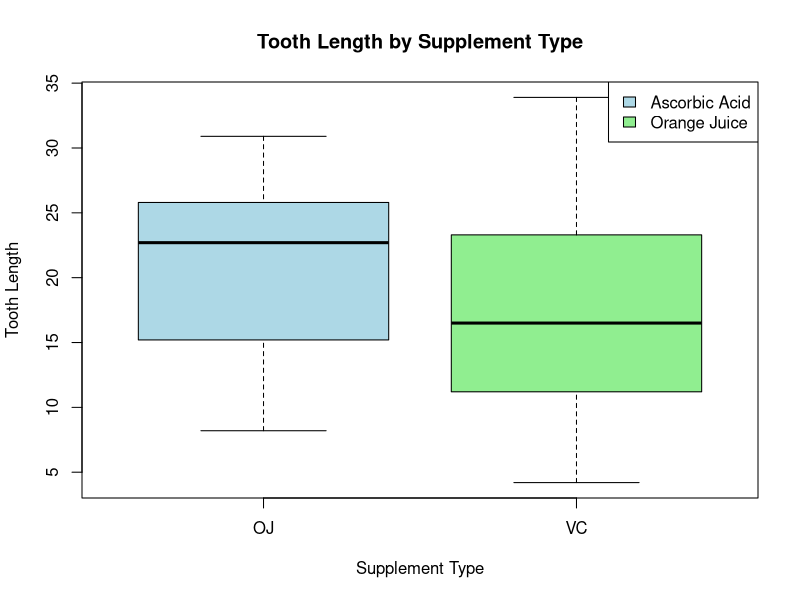

Write the R code that produced this figure.
# clear the console area
cat("\014")
# clear the environment var area
rm(list = ls())
# Load the Tooth Growth data set
data(ToothGrowth)

# Find the modal tooth length
modal_tooth_length1 = as.numeric(names(sort(
  table(ToothGrowth$len), decreasing = TRUE)[1]))


# Calculate the mean tooth length for guinea pigs 
# given vitamins via orange juice
mean_tooth_length_orange = mean(
  ToothGrowth$len[ToothGrowth$supp == "OJ"])
mean_tooth_length_orange

# Create a side-by-side box-and-whisker plot
# for tooth length by supplement type
boxplot(len ~ supp, data = ToothGrowth, 
        col = c("lightblue", "lightgreen"),
        xlab = "Supplement Type", ylab = "Tooth Length",
        main = "Tooth Length by Supplement Type")
legend("topright", legend = c("Ascorbic Acid", "Orange Juice"),
       fill = c("lightblue", "lightgreen"))
